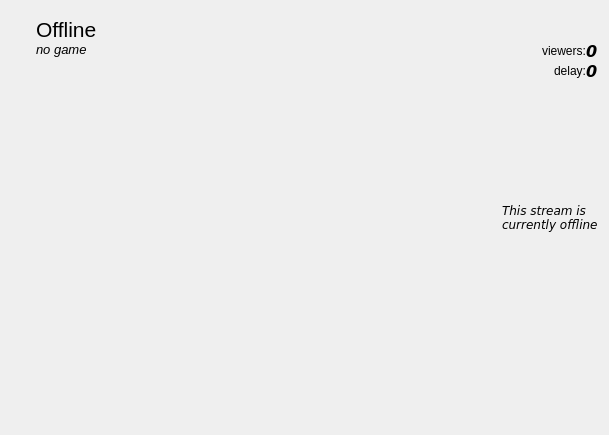
<?xml version="1.0" encoding="UTF-8"?>
<ui version="4.0">
 <class>PreviewStreamWidget</class>
 <widget class="QWidget" name="PreviewStreamWidget">
  <property name="geometry">
   <rect>
    <x>0</x>
    <y>0</y>
    <width>609</width>
    <height>435</height>
   </rect>
  </property>
  <property name="windowTitle">
   <string>Form</string>
  </property>
  <layout class="QVBoxLayout" name="verticalLayout_2">
   <property name="spacing">
    <number>0</number>
   </property>
   <item>
    <layout class="QHBoxLayout" name="horizontalLayout">
     <property name="spacing">
      <number>0</number>
     </property>
     <property name="sizeConstraint">
      <enum>QLayout::SetDefaultConstraint</enum>
     </property>
     <item>
      <layout class="QHBoxLayout" name="horizontalLayout_3">
       <property name="spacing">
        <number>0</number>
       </property>
       <property name="sizeConstraint">
        <enum>QLayout::SetDefaultConstraint</enum>
       </property>
       <property name="rightMargin">
        <number>0</number>
       </property>
       <item>
        <layout class="QVBoxLayout" name="verticalLayout">
         <property name="rightMargin">
          <number>5</number>
         </property>
         <item>
          <widget class="QLabel" name="streamerIcon">
           <property name="maximumSize">
            <size>
             <width>50</width>
             <height>50</height>
            </size>
           </property>
           <property name="text">
            <string/>
           </property>
           <property name="pixmap">
            <pixmap resource="../qrc/icons.qrc">:/icons/icons/missing.png</pixmap>
           </property>
           <property name="scaledContents">
            <bool>true</bool>
           </property>
          </widget>
         </item>
         <item>
          <spacer name="verticalSpacer">
           <property name="orientation">
            <enum>Qt::Vertical</enum>
           </property>
           <property name="sizeHint" stdset="0">
            <size>
             <width>20</width>
             <height>40</height>
            </size>
           </property>
          </spacer>
         </item>
        </layout>
       </item>
       <item>
        <layout class="QVBoxLayout" name="verticalLayout_6">
         <property name="spacing">
          <number>0</number>
         </property>
         <property name="topMargin">
          <number>6</number>
         </property>
         <property name="rightMargin">
          <number>0</number>
         </property>
         <item>
          <widget class="QLabel" name="streamerLabel">
           <property name="font">
            <font>
             <pointsize>16</pointsize>
            </font>
           </property>
           <property name="text">
            <string>Offline</string>
           </property>
          </widget>
         </item>
         <item>
          <widget class="QLabel" name="gameLabel">
           <property name="font">
            <font>
             <pointsize>10</pointsize>
             <italic>true</italic>
            </font>
           </property>
           <property name="text">
            <string>no game</string>
           </property>
          </widget>
         </item>
         <item>
          <spacer name="verticalSpacer_2">
           <property name="orientation">
            <enum>Qt::Vertical</enum>
           </property>
           <property name="sizeHint" stdset="0">
            <size>
             <width>20</width>
             <height>40</height>
            </size>
           </property>
          </spacer>
         </item>
        </layout>
       </item>
      </layout>
     </item>
     <item>
      <layout class="QVBoxLayout" name="verticalLayout_4">
       <property name="leftMargin">
        <number>0</number>
       </property>
       <item>
        <layout class="QHBoxLayout" name="horizontalLayout_7">
         <property name="spacing">
          <number>2</number>
         </property>
         <property name="leftMargin">
          <number>0</number>
         </property>
         <item>
          <widget class="QPushButton" name="playButton">
           <property name="text">
            <string/>
           </property>
           <property name="icon">
            <iconset resource="../qrc/icons.qrc">
             <normaloff>:/icons/icons/play.png</normaloff>:/icons/icons/play.png</iconset>
           </property>
           <property name="iconSize">
            <size>
             <width>24</width>
             <height>24</height>
            </size>
           </property>
           <property name="flat">
            <bool>true</bool>
           </property>
          </widget>
         </item>
         <item>
          <widget class="QPushButton" name="favoriteButton">
           <property name="text">
            <string/>
           </property>
           <property name="icon">
            <iconset resource="../qrc/icons.qrc">
             <normaloff>:/icons/icons/favorite.png</normaloff>:/icons/icons/favorite.png</iconset>
           </property>
           <property name="iconSize">
            <size>
             <width>24</width>
             <height>24</height>
            </size>
           </property>
           <property name="flat">
            <bool>true</bool>
           </property>
          </widget>
         </item>
        </layout>
       </item>
       <item>
        <spacer name="verticalSpacer_3">
         <property name="orientation">
          <enum>Qt::Vertical</enum>
         </property>
         <property name="sizeHint" stdset="0">
          <size>
           <width>20</width>
           <height>40</height>
          </size>
         </property>
        </spacer>
       </item>
      </layout>
     </item>
     <item>
      <spacer name="horizontalSpacer">
       <property name="orientation">
        <enum>Qt::Horizontal</enum>
       </property>
       <property name="sizeHint" stdset="0">
        <size>
         <width>40</width>
         <height>20</height>
        </size>
       </property>
      </spacer>
     </item>
     <item>
      <layout class="QVBoxLayout" name="verticalLayout_3">
       <property name="spacing">
        <number>0</number>
       </property>
       <property name="leftMargin">
        <number>0</number>
       </property>
       <property name="topMargin">
        <number>0</number>
       </property>
       <property name="rightMargin">
        <number>0</number>
       </property>
       <property name="bottomMargin">
        <number>0</number>
       </property>
       <item>
        <layout class="QHBoxLayout" name="horizontalLayout_6">
         <property name="spacing">
          <number>0</number>
         </property>
         <property name="topMargin">
          <number>0</number>
         </property>
         <item>
          <spacer name="horizontalSpacer_4">
           <property name="orientation">
            <enum>Qt::Horizontal</enum>
           </property>
           <property name="sizeHint" stdset="0">
            <size>
             <width>0</width>
             <height>20</height>
            </size>
           </property>
          </spacer>
         </item>
         <item>
          <widget class="QLabel" name="serviceIcon">
           <property name="minimumSize">
            <size>
             <width>30</width>
             <height>30</height>
            </size>
           </property>
           <property name="maximumSize">
            <size>
             <width>30</width>
             <height>30</height>
            </size>
           </property>
           <property name="text">
            <string/>
           </property>
           <property name="pixmap">
            <pixmap resource="../qrc/icons.qrc">:/icons/icons/missing.png</pixmap>
           </property>
           <property name="scaledContents">
            <bool>true</bool>
           </property>
          </widget>
         </item>
        </layout>
       </item>
       <item>
        <layout class="QHBoxLayout" name="horizontalLayout_4">
         <property name="spacing">
          <number>0</number>
         </property>
         <property name="rightMargin">
          <number>0</number>
         </property>
         <item>
          <spacer name="horizontalSpacer_6">
           <property name="orientation">
            <enum>Qt::Horizontal</enum>
           </property>
           <property name="sizeHint" stdset="0">
            <size>
             <width>40</width>
             <height>20</height>
            </size>
           </property>
          </spacer>
         </item>
         <item>
          <widget class="QLabel" name="label">
           <property name="text">
            <string>viewers:</string>
           </property>
          </widget>
         </item>
         <item>
          <widget class="QLabel" name="viewersLabel">
           <property name="font">
            <font>
             <family>Verdana</family>
             <pointsize>12</pointsize>
             <weight>75</weight>
             <italic>true</italic>
             <bold>true</bold>
            </font>
           </property>
           <property name="text">
            <string>0</string>
           </property>
          </widget>
         </item>
        </layout>
       </item>
       <item>
        <layout class="QHBoxLayout" name="horizontalLayout_5">
         <property name="spacing">
          <number>0</number>
         </property>
         <item>
          <spacer name="horizontalSpacer_5">
           <property name="orientation">
            <enum>Qt::Horizontal</enum>
           </property>
           <property name="sizeHint" stdset="0">
            <size>
             <width>40</width>
             <height>20</height>
            </size>
           </property>
          </spacer>
         </item>
         <item>
          <widget class="QLabel" name="label_3">
           <property name="text">
            <string>delay:</string>
           </property>
          </widget>
         </item>
         <item>
          <widget class="QLabel" name="delayLabel">
           <property name="font">
            <font>
             <family>Verdana</family>
             <pointsize>12</pointsize>
             <weight>75</weight>
             <italic>true</italic>
             <bold>true</bold>
            </font>
           </property>
           <property name="text">
            <string>0</string>
           </property>
          </widget>
         </item>
        </layout>
       </item>
       <item>
        <spacer name="verticalSpacer_5">
         <property name="orientation">
          <enum>Qt::Vertical</enum>
         </property>
         <property name="sizeHint" stdset="0">
          <size>
           <width>20</width>
           <height>40</height>
          </size>
         </property>
        </spacer>
       </item>
      </layout>
     </item>
    </layout>
   </item>
   <item>
    <layout class="QHBoxLayout" name="horizontalLayout_2">
     <property name="topMargin">
      <number>0</number>
     </property>
     <item>
      <widget class="QLabel" name="previewIcon">
       <property name="minimumSize">
        <size>
         <width>0</width>
         <height>0</height>
        </size>
       </property>
       <property name="maximumSize">
        <size>
         <width>320</width>
         <height>200</height>
        </size>
       </property>
       <property name="text">
        <string/>
       </property>
       <property name="pixmap">
        <pixmap resource="../qrc/icons.qrc">:/icons/icons/missing.png</pixmap>
       </property>
       <property name="scaledContents">
        <bool>true</bool>
       </property>
      </widget>
     </item>
     <item>
      <spacer name="horizontalSpacer_2">
       <property name="orientation">
        <enum>Qt::Horizontal</enum>
       </property>
       <property name="sizeHint" stdset="0">
        <size>
         <width>40</width>
         <height>20</height>
        </size>
       </property>
      </spacer>
     </item>
     <item>
      <widget class="QLabel" name="statusLabel">
       <property name="font">
        <font>
         <family>Verdana</family>
         <pointsize>9</pointsize>
         <italic>true</italic>
        </font>
       </property>
       <property name="text">
        <string>This stream is currently offline</string>
       </property>
       <property name="textFormat">
        <enum>Qt::PlainText</enum>
       </property>
       <property name="wordWrap">
        <bool>true</bool>
       </property>
      </widget>
     </item>
    </layout>
   </item>
   <item>
    <spacer name="verticalSpacer_4">
     <property name="orientation">
      <enum>Qt::Vertical</enum>
     </property>
     <property name="sizeType">
      <enum>QSizePolicy::Expanding</enum>
     </property>
     <property name="sizeHint" stdset="0">
      <size>
       <width>0</width>
       <height>0</height>
      </size>
     </property>
    </spacer>
   </item>
  </layout>
 </widget>
 <resources>
  <include location="../qrc/icons.qrc"/>
 </resources>
 <connections/>
</ui>
